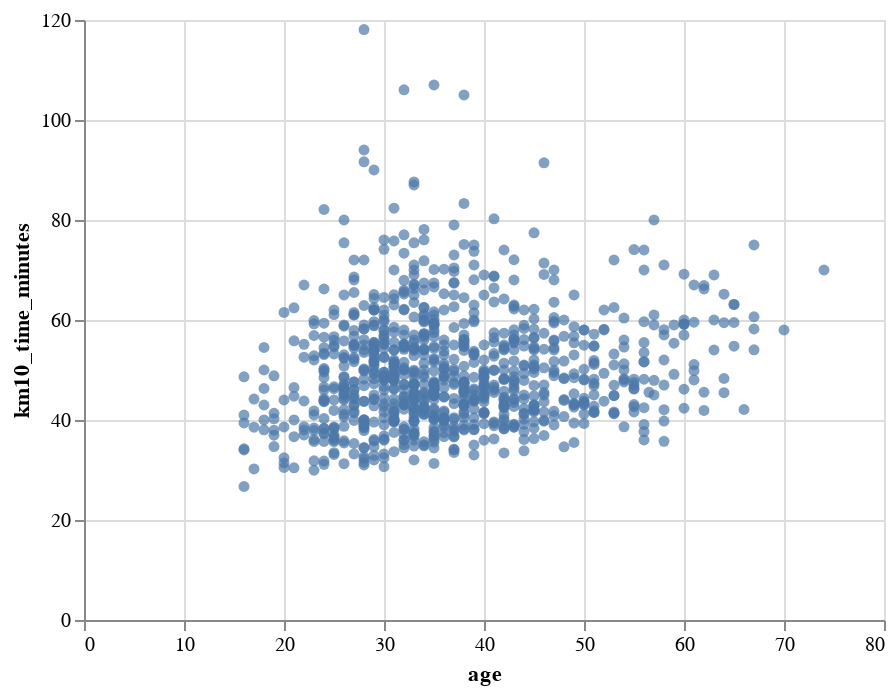

Notebook cell for this chart:
### Markdown cell above
finally got this to work, so I need to remember that count() is a 
very useful data choice, and that X and Y are defined columns within the dataset.

### Code cell
chart2 = alt.Chart(source).mark_circle().encode(
    x='age',
    y='km10_time_minutes'
)
chart2

### Figure 1 — Vega-Lite specification as saved in the notebook (floating-point values rounded to 4 significant figures; data arrays with more than 128 entries replaced by an {"elided": "..."} marker saying what was removed)
{"config": {"view": {"continuousWidth": 400, "continuousHeight": 300}}, "data": {"name": "data-850837cc9ecf8dde6ac3db12376b176d"}, "mark": "circle", "encoding": {"x": {"field": "age", "type": "quantitative"}, "y": {"field": "km10_time_minutes", "type": "quantitative"}}, "$schema": "https://vega.github.io/schema/vega-lite/v4.17.0.json", "datasets": {"data-850837cc9ecf8dde6ac3db12376b176d": {"elided": "1833 records"}}}
